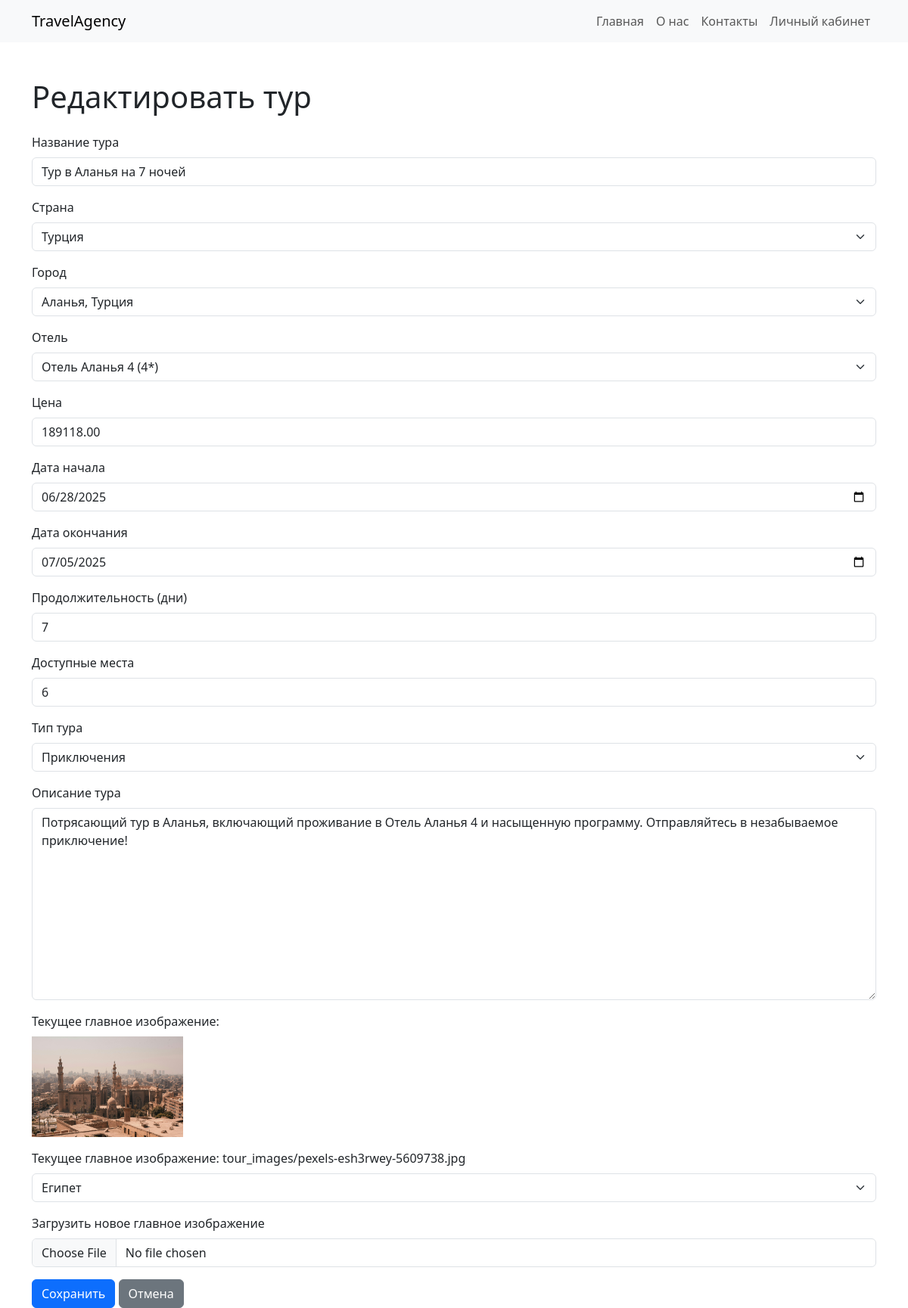
Page /tour/25/edit/ on the committed database.
### tours/models.py (models this page shows, shortened)
class Tour(models.Model):
    TOUR_TYPES = [
        ('beach', 'Пляжный отдых'),
        ('excursion', 'Экскурсионный'),
        ('adventure', 'Приключения'),
        ('ski', 'Горнолыжный'),
        ('cruise', 'Круиз'),
        ('medical', 'Оздоровительный'),
        ('business', 'Деловой'),
        ('other', 'Другое'),
    ]
    title = models.CharField(max_length=200, verbose_name="Название тура")
    country = models.ForeignKey(Country, on_delete=models.SET_NULL, null=True, verbose_name="Страна")
    city = models.ForeignKey(City, on_delete=models.SET_NULL, null=True, verbose_name="Город")
    hotel = models.ForeignKey(Hotel, on_delete=models.SET_NULL, null=True, blank=True, verbose_name="Отель")
    price = models.DecimalField(max_digits=10, decimal_places=2, verbose_name="Цена")
    start_date = models.DateField(verbose_name="Дата начала")
    end_date = models.DateField(verbose_name="Дата окончания")
    duration = models.IntegerField(verbose_name="Продолжительность (дни)")
    available_slots = models.IntegerField(verbose_name="Доступные места")
    tour_type = models.CharField(max_length=50, choices=TOUR_TYPES, default='other', verbose_name="Тип тура")
    description = models.TextField(verbose_name="Описание тура")
    main_image = models.ForeignKey(Image, on_delete=models.SET_NULL, null=True, blank=True,
                                   related_name='tours_main_image', verbose_name="Главное изображение")
    images = models.ManyToManyField(Image, blank=True, related_name='tours_gallery', verbose_name="Галерея изображений")
    class Meta:
        verbose_name = "Тур"
        verbose_name_plural = "Туры"
        ordering = ['start_date']

class Image(models.Model):
    image = models.ImageField(upload_to='tour_images/', verbose_name="Файл изображения")
    caption = models.CharField(max_length=255, blank=True, verbose_name="Подпись")
    class Meta:
        verbose_name = "Изображение"
        verbose_name_plural = "Изображения"
    def __str__(self):
        return self.caption or self.image.name

### tours/views.py (the view)
# urls.py: path('tour/<int:tour_id>/edit/', views.tour_edit, name='tour_edit'),
def tour_edit(request, tour_id):
    tour = get_object_or_404(Tour, pk=tour_id)
    if request.method == 'POST':
        form = TourForm(request.POST, request.FILES, instance=tour)
        if form.is_valid():
            form.save()
            messages.success(request, 'Тур успешно обновлен!')
            return redirect('tour_detail', tour_id=tour.pk)
        else:
            messages.error(request, 'Ошибка при обновлении тура. Проверьте введенные данные.')
    else:
        form = TourForm(instance=tour)
    return render(request, 'tours/tour_form.html', {'form': form, 'tour': tour, 'page_title': 'Редактировать тур'})

### tours/models.py (called while the page is built)
    def __str__(self):
        return self.name

    def __str__(self):
        return f"{self.name}, {self.country.name}"

    def __str__(self):
        return f"{self.name} ({self.stars}*)"

### tours/templates/tours/tour_form.html (shortened to what this page needs)
{% load static %}
<!DOCTYPE html>
<html lang="ru">
<head>
    <link href="https://cdn.jsdelivr.net/npm/bootstrap@5.3.0/dist/css/bootstrap.min.css" rel="stylesheet">
</head>
<body>
    <nav class="navbar navbar-expand-lg navbar-light bg-light">
        <div class="container">
            <a class="navbar-brand" href="{% url 'home' %}">TravelAgency</a>
            <div class="collapse navbar-collapse" id="navbarNav">
                <ul class="navbar-nav ms-auto">
                    <li class="nav-item">
                        <a class="nav-link" href="{% url 'home' %}">Главная</a>
                    </li>
                    <li class="nav-item">
                        <a class="nav-link" href="#">О нас</a>
                    </li>
                    <li class="nav-item">
                        <a class="nav-link" href="#">Контакты</a>
                    </li>
                    <li class="nav-item">
                        <a class="nav-link" href="#">Личный кабинет</a>
                    </li>
                </ul>
            </div>
        </div>
    </nav>
    <div class="container mt-5">
        <h1 class="mb-4">{{ page_title }}</h1>
        <form method="post" enctype="multipart/form-data">
            {% for field in form %}
                <div class="mb-3">
                    <label for="{{ field.id_for_label }}" class="form-label">{{ field.label }}</label>
                    {{ field }}
                </div>
                {% if field.name == 'description' %}
                    {% if form.instance.main_image and form.instance.main_image.image %}
                        <div class="mb-3">
                            <label class="form-label">Текущее главное изображение:</label><br>
                            <img src="{{ form.instance.main_image.image.url }}" alt="Текущее изображение" style="max-width: 200px; height: auto;">
                        </div>
                    {% endif %}
                {% endif %}
            {% endfor %}
            <button type="submit" class="btn btn-primary">Сохранить</button>
            <a href="{% url 'home' %}" class="btn btn-secondary">Отмена</a>
        </form>
    </div>
</body>
</html>

### rows in the picture
Tour: form "Тур в Аланья на 7 ночей" "Турция" "Аланья, Турция" "Отель Аланья 4 (4*)" "189118.00" "06/28/2025" "07/05/2025" "7" "6" "Приключения" "Потрясающий тур в Аланья, включающий проживание в Отель Аланья 4 и насыщенную программу. Отправляйтесь в незабываемое приключение!" "Египет", instance.main_image.image (picture)

### other values in the picture
{{ page_title }} "Редактировать тур"
{{ field.label }} "Название тура" "Страна" "Город" "Отель" "Цена" "Дата начала" "Дата окончания" "Продолжительность (дни)" "Доступные места" "Тип тура" "Описание тура" "Текущее главное изображение: tour_images/pexels-esh3rwey-5609738.jpg" "Загрузить новое главное изображение"
